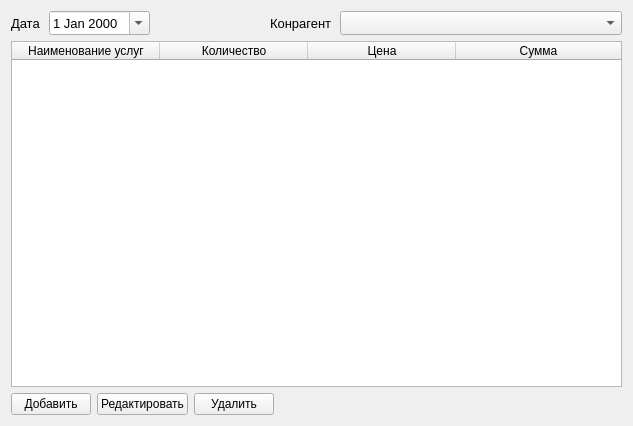
<?xml version="1.0" encoding="UTF-8"?>
<ui version="4.0">
 <class>Form</class>
 <widget class="QWidget" name="Form">
  <property name="enabled">
   <bool>true</bool>
  </property>
  <property name="geometry">
   <rect>
    <x>0</x>
    <y>0</y>
    <width>633</width>
    <height>426</height>
   </rect>
  </property>
  <property name="sizePolicy">
   <sizepolicy hsizetype="Expanding" vsizetype="Expanding">
    <horstretch>0</horstretch>
    <verstretch>0</verstretch>
   </sizepolicy>
  </property>
  <property name="windowTitle">
   <string>Form</string>
  </property>
  <layout class="QVBoxLayout" name="verticalLayout_2">
   <item>
    <layout class="QVBoxLayout" name="verticalLayout">
     <item>
      <layout class="QHBoxLayout" name="horizontalLayout_2">
       <property name="spacing">
        <number>8</number>
       </property>
       <item>
        <widget class="QLabel" name="label">
         <property name="font">
          <font>
           <pointsize>10</pointsize>
          </font>
         </property>
         <property name="text">
          <string>Дата</string>
         </property>
        </widget>
       </item>
       <item>
        <widget class="QDateEdit" name="date_edit">
         <property name="font">
          <font>
           <pointsize>10</pointsize>
          </font>
         </property>
         <property name="calendarPopup">
          <bool>true</bool>
         </property>
        </widget>
       </item>
       <item>
        <spacer name="horizontalSpacer_3">
         <property name="orientation">
          <enum>Qt::Horizontal</enum>
         </property>
         <property name="sizeHint" stdset="0">
          <size>
           <width>112</width>
           <height>20</height>
          </size>
         </property>
        </spacer>
       </item>
       <item>
        <widget class="QLabel" name="label_2">
         <property name="font">
          <font>
           <pointsize>10</pointsize>
          </font>
         </property>
         <property name="text">
          <string>Конрагент</string>
         </property>
        </widget>
       </item>
       <item>
        <widget class="QComboBox" name="cmbox_company">
         <property name="enabled">
          <bool>true</bool>
         </property>
         <property name="sizePolicy">
          <sizepolicy hsizetype="Preferred" vsizetype="Minimum">
           <horstretch>1</horstretch>
           <verstretch>0</verstretch>
          </sizepolicy>
         </property>
         <property name="font">
          <font>
           <pointsize>10</pointsize>
          </font>
         </property>
         <property name="mouseTracking">
          <bool>false</bool>
         </property>
        </widget>
       </item>
      </layout>
     </item>
     <item>
      <widget class="QTableWidget" name="table_service">
       <property name="enabled">
        <bool>true</bool>
       </property>
       <property name="maximumSize">
        <size>
         <width>634</width>
         <height>16777215</height>
        </size>
       </property>
       <property name="frameShadow">
        <enum>QFrame::Sunken</enum>
       </property>
       <property name="horizontalScrollBarPolicy">
        <enum>Qt::ScrollBarAlwaysOff</enum>
       </property>
       <property name="dragEnabled">
        <bool>false</bool>
       </property>
       <property name="alternatingRowColors">
        <bool>false</bool>
       </property>
       <property name="columnCount">
        <number>4</number>
       </property>
       <attribute name="horizontalHeaderVisible">
        <bool>true</bool>
       </attribute>
       <attribute name="horizontalHeaderCascadingSectionResizes">
        <bool>false</bool>
       </attribute>
       <attribute name="horizontalHeaderDefaultSectionSize">
        <number>148</number>
       </attribute>
       <attribute name="horizontalHeaderMinimumSectionSize">
        <number>30</number>
       </attribute>
       <attribute name="horizontalHeaderStretchLastSection">
        <bool>true</bool>
       </attribute>
       <attribute name="verticalHeaderCascadingSectionResizes">
        <bool>false</bool>
       </attribute>
       <attribute name="verticalHeaderDefaultSectionSize">
        <number>30</number>
       </attribute>
       <attribute name="verticalHeaderHighlightSections">
        <bool>true</bool>
       </attribute>
       <attribute name="verticalHeaderStretchLastSection">
        <bool>false</bool>
       </attribute>
       <column>
        <property name="text">
         <string>Наименование услуг</string>
        </property>
       </column>
       <column>
        <property name="text">
         <string>Количество</string>
        </property>
       </column>
       <column>
        <property name="text">
         <string>Цена</string>
        </property>
       </column>
       <column>
        <property name="text">
         <string>Сумма</string>
        </property>
       </column>
      </widget>
     </item>
     <item>
      <layout class="QHBoxLayout" name="horizontalLayout">
       <item>
        <widget class="QPushButton" name="btn_add">
         <property name="text">
          <string>Добавить</string>
         </property>
        </widget>
       </item>
       <item>
        <widget class="QPushButton" name="btn_changed">
         <property name="text">
          <string>Редактировать</string>
         </property>
        </widget>
       </item>
       <item>
        <widget class="QPushButton" name="btn_delete">
         <property name="text">
          <string>Удалить</string>
         </property>
        </widget>
       </item>
       <item>
        <spacer name="horizontalSpacer">
         <property name="orientation">
          <enum>Qt::Horizontal</enum>
         </property>
         <property name="sizeHint" stdset="0">
          <size>
           <width>40</width>
           <height>20</height>
          </size>
         </property>
        </spacer>
       </item>
      </layout>
     </item>
    </layout>
   </item>
  </layout>
 </widget>
 <resources/>
 <connections/>
</ui>
